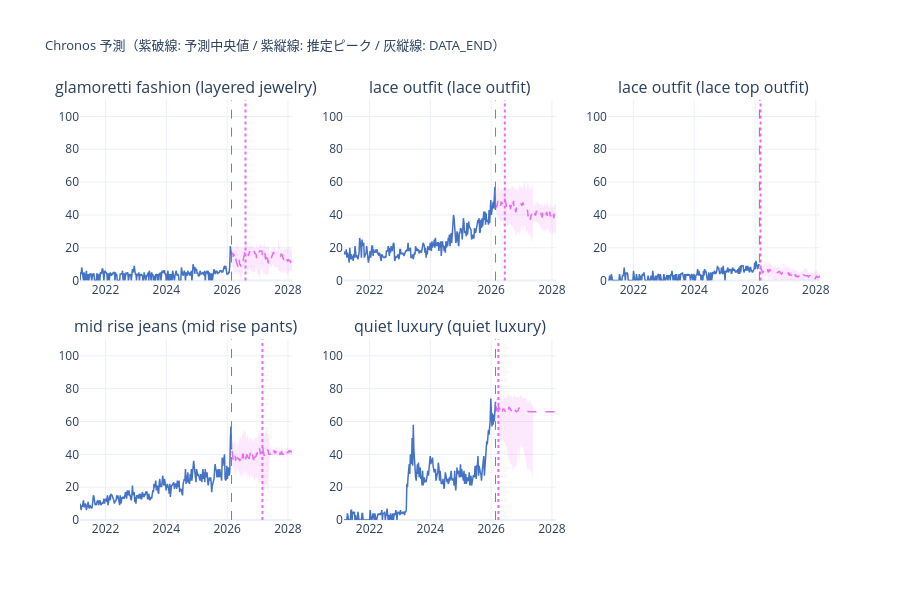

This figure's notebook cell:
### Code cell
n = len(chronos_results)
cols = 3
rows = (n + cols - 1) // cols
fig_ch = make_subplots(
    rows=rows, cols=cols,
    subplot_titles=[r['label'] for r in chronos_results],
    vertical_spacing=0.14, horizontal_spacing=0.07,
)
for idx, r in enumerate(chronos_results):
    row_i, col_i = idx // cols + 1, idx % cols + 1
    s, fd = r['en_series'], r['future_dates']
    fig_ch.add_trace(go.Scatter(x=s.index, y=s.values,
        line=dict(color='#4472C4', width=1.5), showlegend=False), row=row_i, col=col_i)
    fig_ch.add_trace(go.Scatter(
        x=list(fd) + list(fd[::-1]),
        y=list(r['fc_high']) + list(r['fc_low'][::-1]),
        fill='toself', fillcolor='rgba(231,107,243,0.15)',
        line=dict(color='rgba(0,0,0,0)'), showlegend=False,
    ), row=row_i, col=col_i)
    fig_ch.add_trace(go.Scatter(x=fd, y=r['fc_med'],
        line=dict(color='#E76BF3', width=1.5, dash='dash'), showlegend=False), row=row_i, col=col_i)
    fig_ch.add_vline(x=r['en_peak_chronos'].timestamp()*1000,
        line=dict(color='#E76BF3', dash='dot', width=2), row=row_i, col=col_i)
    fig_ch.add_vline(x=DATA_END.timestamp()*1000,
        line=dict(color='gray', dash='dash', width=1), row=row_i, col=col_i)

fig_ch.update_layout(
    title=dict(text='Chronos 予測（紫破線: 予測中央値 / 紫縦線: 推定ピーク / 灰縦線: DATA_END）', font=dict(size=13)),
    height=300 * rows, template='plotly_white',
)
fig_ch.update_yaxes(range=[0, 110])
fig_ch.show()
